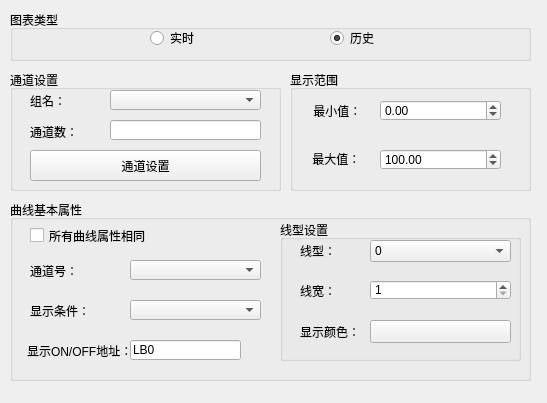
<?xml version="1.0" encoding="UTF-8"?>
<ui version="4.0">
 <class>QTrendAppearance</class>
 <widget class="QWidget" name="QTrendAppearance">
  <property name="geometry">
   <rect>
    <x>0</x>
    <y>0</y>
    <width>547</width>
    <height>403</height>
   </rect>
  </property>
  <property name="windowTitle">
   <string>Form</string>
  </property>
  <widget class="QGroupBox" name="groupBox_in_out">
   <property name="geometry">
    <rect>
     <x>290</x>
     <y>70</y>
     <width>241</width>
     <height>121</height>
    </rect>
   </property>
   <property name="title">
    <string>显示范围</string>
   </property>
   <widget class="QLabel" name="label_10">
    <property name="geometry">
     <rect>
      <x>20</x>
      <y>33</y>
      <width>54</width>
      <height>16</height>
     </rect>
    </property>
    <property name="text">
     <string> 最小值：</string>
    </property>
   </widget>
   <widget class="QDoubleSpinBox" name="doubleSpinBox_outputMin">
    <property name="geometry">
     <rect>
      <x>90</x>
      <y>30</y>
      <width>121</width>
      <height>21</height>
     </rect>
    </property>
    <property name="minimum">
     <double>-214748364.000000000000000</double>
    </property>
    <property name="maximum">
     <double>214748364.000000000000000</double>
    </property>
    <property name="value">
     <double>0.000000000000000</double>
    </property>
   </widget>
   <widget class="QLabel" name="label_11">
    <property name="geometry">
     <rect>
      <x>19</x>
      <y>81</y>
      <width>54</width>
      <height>16</height>
     </rect>
    </property>
    <property name="text">
     <string> 最大值：</string>
    </property>
   </widget>
   <widget class="QDoubleSpinBox" name="doubleSpinBox_outputMax">
    <property name="geometry">
     <rect>
      <x>90</x>
      <y>79</y>
      <width>121</width>
      <height>21</height>
     </rect>
    </property>
    <property name="minimum">
     <double>-214748364.000000000000000</double>
    </property>
    <property name="maximum">
     <double>214748364.000000000000000</double>
    </property>
    <property name="value">
     <double>100.000000000000000</double>
    </property>
   </widget>
  </widget>
  <widget class="QGroupBox" name="groupBox_pipeSet">
   <property name="geometry">
    <rect>
     <x>10</x>
     <y>70</y>
     <width>271</width>
     <height>121</height>
    </rect>
   </property>
   <property name="title">
    <string>通道设置</string>
   </property>
   <widget class="QLabel" name="label">
    <property name="geometry">
     <rect>
      <x>20</x>
      <y>23</y>
      <width>71</width>
      <height>16</height>
     </rect>
    </property>
    <property name="text">
     <string>组名：</string>
    </property>
   </widget>
   <widget class="QComboBox" name="comboBox_groupNum">
    <property name="geometry">
     <rect>
      <x>100</x>
      <y>20</y>
      <width>151</width>
      <height>20</height>
     </rect>
    </property>
   </widget>
   <widget class="QPushButton" name="pushButton_pipeSet">
    <property name="geometry">
     <rect>
      <x>20</x>
      <y>80</y>
      <width>231</width>
      <height>31</height>
     </rect>
    </property>
    <property name="text">
     <string>通道设置</string>
    </property>
   </widget>
   <widget class="QLineEdit" name="lineEdit_pipeCount">
    <property name="geometry">
     <rect>
      <x>100</x>
      <y>50</y>
      <width>151</width>
      <height>20</height>
     </rect>
    </property>
    <property name="inputMethodHints">
     <set>Qt::ImhNone</set>
    </property>
    <property name="readOnly">
     <bool>false</bool>
    </property>
   </widget>
   <widget class="QLabel" name="label_4">
    <property name="geometry">
     <rect>
      <x>20</x>
      <y>54</y>
      <width>71</width>
      <height>16</height>
     </rect>
    </property>
    <property name="text">
     <string>通道数：</string>
    </property>
   </widget>
  </widget>
  <widget class="QGroupBox" name="groupBox_tabType">
   <property name="geometry">
    <rect>
     <x>10</x>
     <y>10</y>
     <width>521</width>
     <height>51</height>
    </rect>
   </property>
   <property name="title">
    <string>图表类型</string>
   </property>
   <widget class="QRadioButton" name="radioButton_history">
    <property name="geometry">
     <rect>
      <x>320</x>
      <y>20</y>
      <width>89</width>
      <height>16</height>
     </rect>
    </property>
    <property name="text">
     <string>历史</string>
    </property>
    <property name="checked">
     <bool>true</bool>
    </property>
   </widget>
   <widget class="QRadioButton" name="radioButton_realTime">
    <property name="geometry">
     <rect>
      <x>140</x>
      <y>20</y>
      <width>89</width>
      <height>16</height>
     </rect>
    </property>
    <property name="text">
     <string>实时</string>
    </property>
   </widget>
  </widget>
  <widget class="QGroupBox" name="groupBox_showCondition">
   <property name="geometry">
    <rect>
     <x>10</x>
     <y>200</y>
     <width>521</width>
     <height>181</height>
    </rect>
   </property>
   <property name="title">
    <string>曲线基本属性</string>
   </property>
   <widget class="QComboBox" name="comboBox_channelNum">
    <property name="geometry">
     <rect>
      <x>120</x>
      <y>60</y>
      <width>131</width>
      <height>20</height>
     </rect>
    </property>
   </widget>
   <widget class="QLineEdit" name="lineEdit_showAddr">
    <property name="geometry">
     <rect>
      <x>120</x>
      <y>140</y>
      <width>111</width>
      <height>20</height>
     </rect>
    </property>
    <property name="text">
     <string>LB0</string>
    </property>
   </widget>
   <widget class="QLabel" name="label_showAddr_2">
    <property name="geometry">
     <rect>
      <x>20</x>
      <y>103</y>
      <width>91</width>
      <height>16</height>
     </rect>
    </property>
    <property name="text">
     <string>显示条件：</string>
    </property>
   </widget>
   <widget class="QComboBox" name="comboBox_showCondition">
    <property name="geometry">
     <rect>
      <x>120</x>
      <y>100</y>
      <width>131</width>
      <height>20</height>
     </rect>
    </property>
   </widget>
   <widget class="QLabel" name="label_showAddr">
    <property name="geometry">
     <rect>
      <x>17</x>
      <y>143</y>
      <width>101</width>
      <height>16</height>
     </rect>
    </property>
    <property name="text">
     <string>显示ON/OFF地址：</string>
    </property>
   </widget>
   <widget class="QPushButton" name="pushButton_showAddr">
    <property name="geometry">
     <rect>
      <x>230</x>
      <y>140</y>
      <width>21</width>
      <height>21</height>
     </rect>
    </property>
    <property name="text">
     <string/>
    </property>
    <property name="icon">
     <iconset resource="../../resourse.qrc">
      <normaloff>:/addressintput/images/address.bmp</normaloff>:/addressintput/images/address.bmp</iconset>
    </property>
    <property name="autoDefault">
     <bool>true</bool>
    </property>
    <property name="flat">
     <bool>true</bool>
    </property>
   </widget>
   <widget class="QLabel" name="label_showAddr_3">
    <property name="geometry">
     <rect>
      <x>20</x>
      <y>63</y>
      <width>91</width>
      <height>16</height>
     </rect>
    </property>
    <property name="text">
     <string>通道号：</string>
    </property>
   </widget>
   <widget class="QCheckBox" name="checkBox">
    <property name="geometry">
     <rect>
      <x>20</x>
      <y>25</y>
      <width>221</width>
      <height>21</height>
     </rect>
    </property>
    <property name="text">
     <string>所有曲线属性相同</string>
    </property>
   </widget>
   <widget class="QGroupBox" name="groupBox">
    <property name="geometry">
     <rect>
      <x>270</x>
      <y>20</y>
      <width>241</width>
      <height>141</height>
     </rect>
    </property>
    <property name="title">
     <string>线型设置</string>
    </property>
    <widget class="QLabel" name="label_lineStyle">
     <property name="geometry">
      <rect>
       <x>20</x>
       <y>23</y>
       <width>61</width>
       <height>16</height>
      </rect>
     </property>
     <property name="text">
      <string>线型：</string>
     </property>
    </widget>
    <widget class="QComboBox" name="comboBox_lineStyle">
     <property name="geometry">
      <rect>
       <x>90</x>
       <y>20</y>
       <width>141</width>
       <height>22</height>
      </rect>
     </property>
     <item>
      <property name="text">
       <string>0</string>
      </property>
      <property name="icon">
       <iconset resource="../../resourse.qrc">
        <normaloff>:/lineType/images/LineType/L1.ico</normaloff>:/lineType/images/LineType/L1.ico</iconset>
      </property>
     </item>
     <item>
      <property name="text">
       <string>1</string>
      </property>
      <property name="icon">
       <iconset resource="../../resourse.qrc">
        <normaloff>:/lineType/images/LineType/L3.ico</normaloff>:/lineType/images/LineType/L3.ico</iconset>
      </property>
     </item>
     <item>
      <property name="text">
       <string>2</string>
      </property>
      <property name="icon">
       <iconset resource="../../resourse.qrc">
        <normaloff>:/lineType/images/LineType/L2.ico</normaloff>:/lineType/images/LineType/L2.ico</iconset>
      </property>
     </item>
     <item>
      <property name="text">
       <string>3</string>
      </property>
      <property name="icon">
       <iconset resource="../../resourse.qrc">
        <normaloff>:/lineType/images/LineType/L4.ico</normaloff>:/lineType/images/LineType/L4.ico</iconset>
      </property>
     </item>
     <item>
      <property name="text">
       <string>4</string>
      </property>
      <property name="icon">
       <iconset resource="../../resourse.qrc">
        <normaloff>:/lineType/images/LineType/L5.ico</normaloff>:/lineType/images/LineType/L5.ico</iconset>
      </property>
     </item>
    </widget>
    <widget class="QSpinBox" name="spinBox_lineWidth">
     <property name="geometry">
      <rect>
       <x>90</x>
       <y>60</y>
       <width>141</width>
       <height>20</height>
      </rect>
     </property>
     <property name="minimum">
      <number>1</number>
     </property>
     <property name="maximum">
      <number>2</number>
     </property>
    </widget>
    <widget class="QLabel" name="label_lineWidth">
     <property name="geometry">
      <rect>
       <x>20</x>
       <y>63</y>
       <width>61</width>
       <height>16</height>
      </rect>
     </property>
     <property name="text">
      <string>线宽：</string>
     </property>
    </widget>
    <widget class="QPushButton" name="pushButton_showColor">
     <property name="geometry">
      <rect>
       <x>90</x>
       <y>100</y>
       <width>141</width>
       <height>23</height>
      </rect>
     </property>
     <property name="text">
      <string/>
     </property>
    </widget>
    <widget class="QLabel" name="label_showColor">
     <property name="geometry">
      <rect>
       <x>20</x>
       <y>101</y>
       <width>61</width>
       <height>21</height>
      </rect>
     </property>
     <property name="text">
      <string>显示颜色：</string>
     </property>
     <property name="alignment">
      <set>Qt::AlignLeading|Qt::AlignLeft|Qt::AlignVCenter</set>
     </property>
    </widget>
   </widget>
  </widget>
 </widget>
 <resources>
  <include location="../../resourse.qrc"/>
 </resources>
 <connections/>
</ui>
